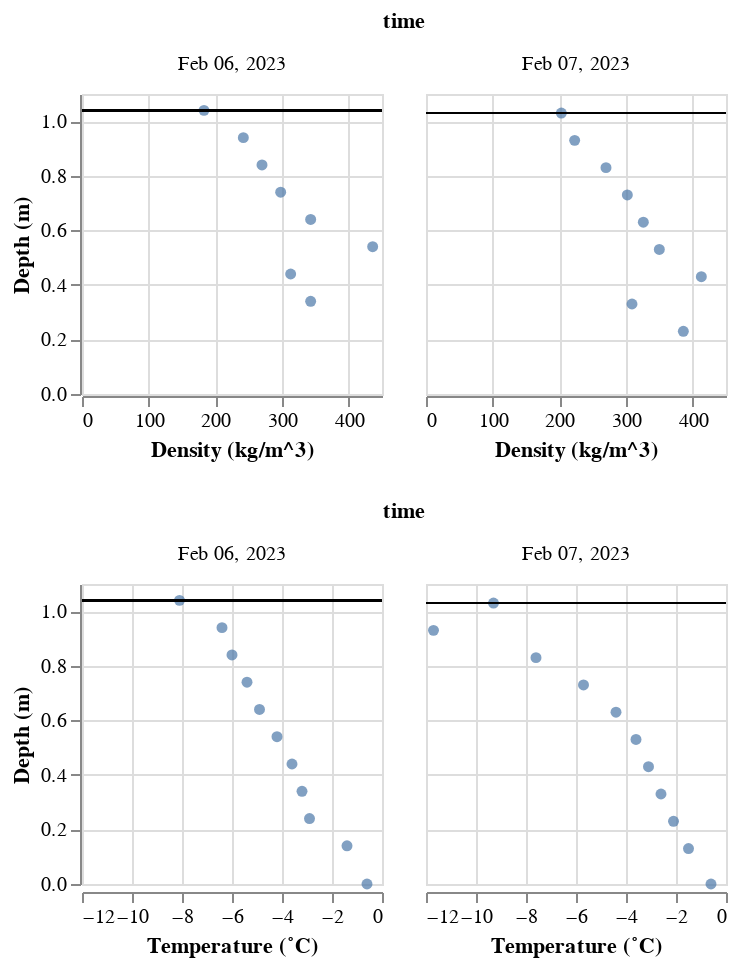

Notebook source saved alongside this figure:
### Markdown cell above
## Plot density and temperature profiles from the two days

### Code cell
density_charts = (
    alt.Chart(snowpit_df).mark_circle().encode(
        alt.X('density:Q').title('Density (kg/m^3)'),
        alt.Y('depth:Q').title('Depth (m)'),
        
    ) + alt.Chart(snowpit_df).mark_rule().encode(
        alt.Y('pit_total_snow_depth:Q')
    ).properties(width=150, height=150)
).facet(
    alt.Facet('time:T')
)

temp_charts = (
    alt.Chart(snowpit_df).mark_circle().encode(
        alt.X('temperature:Q').title('Temperature (˚C)'),
        alt.Y('depth:Q').title('Depth (m)'),
        
    ) + alt.Chart(snowpit_df).mark_rule().encode(
        alt.Y('pit_total_snow_depth:Q')
    ).properties(width=150, height=150)
).facet(
    alt.Facet('time:T')
)

density_charts & temp_charts

### Figure 1 — Vega-Lite specification as saved in the notebook (floating-point values rounded to 4 significant figures; data arrays with more than 128 entries replaced by an {"elided": "..."} marker saying what was removed)
{"config": {"view": {"continuousWidth": 300, "continuousHeight": 300}}, "vconcat": [{"facet": {"field": "time", "type": "temporal"}, "spec": {"layer": [{"mark": {"type": "circle"}, "encoding": {"x": {"field": "density", "title": "Density (kg/m^3)", "type": "quantitative"}, "y": {"field": "depth", "title": "Depth (m)", "type": "quantitative"}}}, {"mark": {"type": "rule"}, "encoding": {"y": {"field": "pit_total_snow_depth", "type": "quantitative"}}}], "height": 150, "width": 150}}, {"facet": {"field": "time", "type": "temporal"}, "spec": {"layer": [{"mark": {"type": "circle"}, "encoding": {"x": {"field": "temperature", "title": "Temperature (˚C)", "type": "quantitative"}, "y": {"field": "depth", "title": "Depth (m)", "type": "quantitative"}}}, {"mark": {"type": "rule"}, "encoding": {"y": {"field": "pit_total_snow_depth", "type": "quantitative"}}}], "height": 150, "width": 150}}], "data": {"name": "data-4628426c099de7e913fb2ef4d5794430"}, "$schema": "https://vega.github.io/schema/vega-lite/v5.20.1.json", "datasets": {"data-4628426c099de7e913fb2ef4d5794430": {"elided": "292 records"}}}
